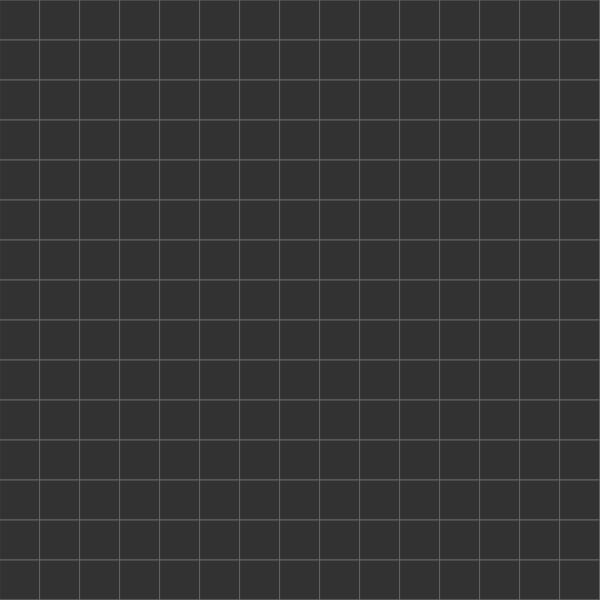
Frame 1 (no input)
Frame 60 (no input): identical to frame 1, image omitted
Frame 120 (the mouse pressed at the canvas centre since frame 60): identical to frame 1, image omitted

The p5.js sketch that drew this single still picture (run headless with seeded random() and noise() and a simulated clock; from frame 60 on, the mouse is pressed at the canvas centre):

// p5.js sketch
// ── sketch.js
const width = 600
const height = 600
const size = 15

let grid

function setup() {
  createCanvas(width, height)

  grid = new Grid(size, width, height)
}

function draw() {
  background(0);

  grid.show()
}

class Grid {
  constructor(size, width, height) {
    this.square_size = size
    this.width_in_squares = int(width / size)
    this.height_in_squares = int(height / size)

    this.grid = new Array(this.width_in_squares)

    for (let i = 0; i < this.width_in_squares; i++) {
      this.grid[i] = new Array(this.height_in_squares)
    }
  }

  show() {
    stroke(100)
    fill(50)

    for (let i = 0; i < this.width_in_squares; i++) {
      for (let j = 0; j < this.height_in_squares; j++) {
        let x = i * this.width_in_squares
        let y = j * this.height_in_squares
        rect(x, y, this.width_in_squares, this.height_in_squares)
      }
    }
  }
}

// ── styles.css
/* style.css */
body {
  margin: 0;
  padding-top: 10px ;
  display: flex;
  justify-content: center;
  align-items: center;
  height: 100vh;
  background-color: #0a0a0a;
  box-sizing: border-box;
  overflow-y: hidden;
  overflow-x: hidden;
}

header {
  position: absolute;
  top: 0;
  left: 0;
  padding: 10px ;
  width: 100%;
  background-color: #1f1f1f;
  color: #fff;
  text-align: center;
  padding: 3px 0;
}

canvas {
  border: 3px solid #555;
  background-color: #fff;
}

.container {
  text-align: center;
}

.instructions {
    color: #fff;
    width: 200px;
    height: 100px;
    background-color: #0a0a0a;
    border: 1px solid #000;
    margin-top: 20px; /* Adjust margin top to add space between canvas and div */
}
